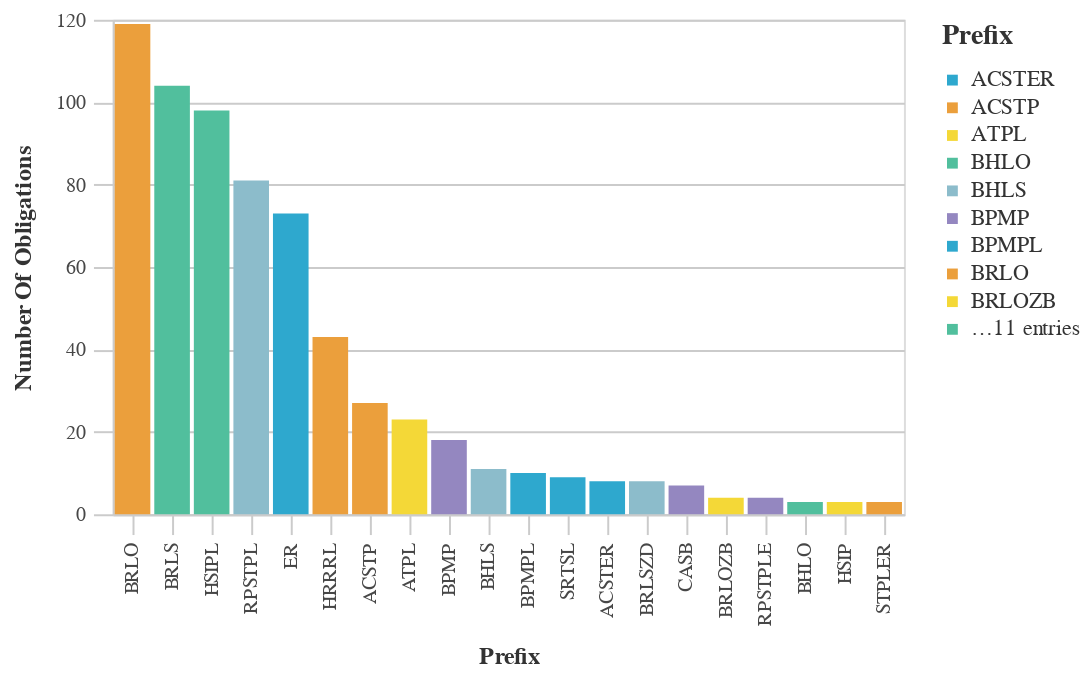

The code cell stored with this chart in its notebook:
### Markdown cell above
### Most Used Prefix Codes

### Code cell
#Bar chart with the Most Used Prefix Counts
chart_df = (df_top>>filter(_.variable=='prefix')).rename(columns={"value":"Prefix",
                                 "count":"Number of Obligations"})
chart9= (_dla_utils.basic_bar_chart_no_save(chart_df, 'Prefix', 'Number of Obligations', 'Prefix', district))
    

display(chart9)

### Figure 1 — Vega-Lite specification as saved in the notebook (floating-point values rounded to 4 significant figures)
{"config": {"view": {"continuousWidth": 400, "continuousHeight": 300}, "axis": {"domainColor": "#cbcbcb", "grid": true, "gridColor": "#cbcbcb", "gridWidth": 1, "labelColor": "#474747", "labelFont": "Nunito Sans", "labelFontSize": 10, "labelPadding": 4, "tickColor": "#cbcbcb", "tickSize": 10, "titleColor": "#333", "titleFont": "Raleway", "titleFontSize": 12, "titlePadding": 10}, "axisBand": {"grid": false}, "background": "white", "font": "Raleway", "header": {"labelFont": "Nunito Sans", "titleFont": "Raleway"}, "legend": {"labelColor": "#333", "labelFont": "Nunito Sans", "labelFontSize": 11, "labelLimit": 0, "padding": 1, "symbolSize": 30, "symbolType": "square", "titleColor": "#333", "titleFont": "Raleway", "titleFontSize": 14, "titlePadding": 10}, "title": {"anchor": "middle", "font": "Raleway", "fontSize": 18, "fontWeight": 300, "offset": 20}}, "data": {"name": "data-8957804a8aa1b6553d4b8af6f7360737"}, "mark": "bar", "encoding": {"color": {"field": "Prefix", "legend": {"symbolLimit": 10, "title": "Prefix"}, "scale": {"range": ["#2EA8CE", "#EB9F3C", "#F4D837", "#51BF9D", "#8CBCCB", "#9487C0"]}, "type": "nominal"}, "tooltip": [{"field": "Prefix", "type": "nominal"}, {"field": "Number of Obligations", "type": "quantitative"}], "x": {"field": "Prefix", "sort": "-y", "title": "Prefix", "type": "nominal"}, "y": {"field": "Number of Obligations", "title": "Number Of Obligations", "type": "quantitative"}}, "height": 250, "width": 400, "$schema": "https://vega.github.io/schema/vega-lite/v4.17.0.json", "datasets": {"data-8957804a8aa1b6553d4b8af6f7360737": [{"Prefix": "BRLO", "Number of Obligations": 119, "variable": "prefix"}, {"Prefix": "BRLS", "Number of Obligations": 104, "variable": "prefix"}, {"Prefix": "HSIPL", "Number of Obligations": 98, "variable": "prefix"}, {"Prefix": "RPSTPL", "Number of Obligations": 81, "variable": "prefix"}, {"Prefix": "ER", "Number of Obligations": 73, "variable": "prefix"}, {"Prefix": "HRRRL", "Number of Obligations": 43, "variable": "prefix"}, {"Prefix": "ACSTP", "Number of Obligations": 27, "variable": "prefix"}, {"Prefix": "ATPL", "Number of Obligations": 23, "variable": "prefix"}, {"Prefix": "BPMP", "Number of Obligations": 18, "variable": "prefix"}, {"Prefix": "BHLS", "Number of Obligations": 11, "variable": "prefix"}, {"Prefix": "BPMPL", "Number of Obligations": 10, "variable": "prefix"}, {"Prefix": "SRTSL", "Number of Obligations": 9, "variable": "prefix"}, {"Prefix": "ACSTER", "Number of Obligations": 8, "variable": "prefix"}, {"Prefix": "BRLSZD", "Number of Obligations": 8, "variable": "prefix"}, {"Prefix": "CASB", "Number of Obligations": 7, "variable": "prefix"}, {"Prefix": "BRLOZB", "Number of Obligations": 4, "variable": "prefix"}, {"Prefix": "RPSTPLE", "Number of Obligations": 4, "variable": "prefix"}, {"Prefix": "BHLO", "Number of Obligations": 3, "variable": "prefix"}, {"Prefix": "HSIP", "Number of Obligations": 3, "variable": "prefix"}, {"Prefix": "STPLER", "Number of Obligations": 3, "variable": "prefix"}]}}
